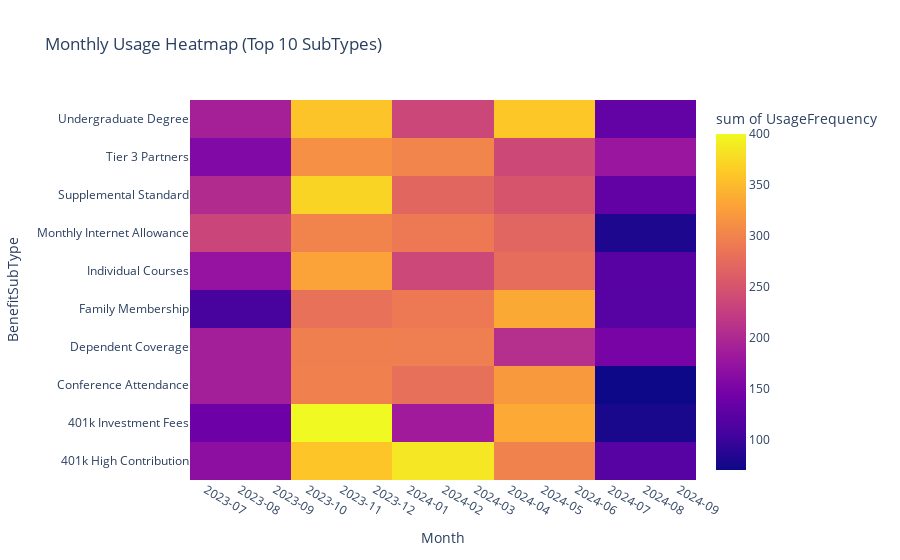

This figure's notebook cell:
### Code cell
#Section 6: Monthly Usage Heatmap for top 10 subTypes
usage_by_sub=(merged.groupby('BenefitSubType',as_index=False)['UsageFrequency'].sum().sort_values('UsageFrequency', ascending=False))
month_sub=(merged.groupby(['Month','BenefitSubType'],as_index=False)['UsageFrequency'].sum())
top10=usage_by_sub['BenefitSubType'].head(10).tolist()
hm_data=month_sub[month_sub['BenefitSubType'].isin(top10)]
fig5=px.density_heatmap(hm_data,x='Month',y='BenefitSubType',z='UsageFrequency',title='Monthly Usage Heatmap (Top 10 SubTypes)')
fig5.update_xaxes(dtick='M1', tickformat='%Y-%m')

### Figure 1 — Plotly figure (JSON) as saved in the notebook; plotly's stock layout.template omitted (floating-point values rounded to 4 significant figures; data arrays with more than 128 entries replaced by an {"elided": "..."} marker saying what was removed)
{"data": [{"coloraxis": "coloraxis", "histfunc": "sum", "hovertemplate": "Month=%{x}<br>BenefitSubType=%{y}<br>sum of UsageFrequency=%{z}<extra></extra>", "name": "", "type": "histogram2d", "x": {"elided": "129 str values"}, "xaxis": "x", "xbingroup": "x", "y": {"elided": "129 str values"}, "yaxis": "y", "ybingroup": "y", "z": {"elided": "129 int values"}}], "layout": {"coloraxis": {"colorbar": {"title": {"text": "sum of UsageFrequency"}}, "colorscale": [[0, "#0d0887"], [0.1111, "#46039f"], [0.2222, "#7201a8"], [0.3333, "#9c179e"], [0.4444, "#bd3786"], [0.5556, "#d8576b"], [0.6667, "#ed7953"], [0.7778, "#fb9f3a"], [0.8889, "#fdca26"], [1, "#f0f921"]]}, "legend": {"tracegroupgap": 0}, "title": {"text": "Monthly Usage Heatmap (Top 10 SubTypes)"}, "xaxis": {"anchor": "y", "domain": [0, 1], "dtick": "M1", "tickformat": "%Y-%m", "title": {"text": "Month"}}, "yaxis": {"anchor": "x", "domain": [0, 1], "title": {"text": "BenefitSubType"}}}}
